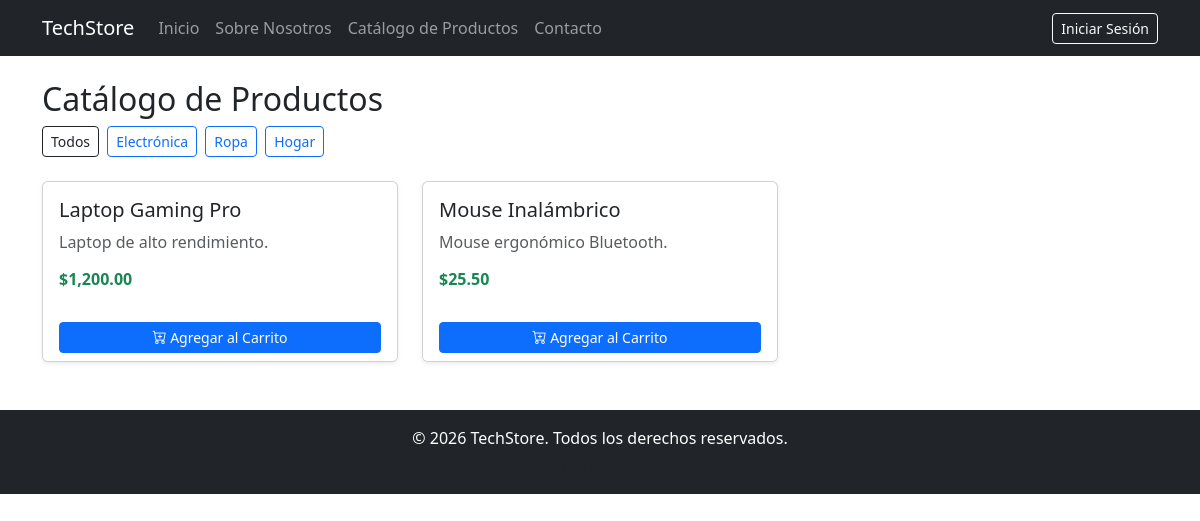
/catalogo.php, run on the app's committed database.
### tables this page shows
CREATE TABLE IF NOT EXISTS categorias (
    id INT AUTO_INCREMENT PRIMARY KEY,
    nombre VARCHAR(100) NOT NULL
);

CREATE TABLE IF NOT EXISTS productos (
    id INT AUTO_INCREMENT PRIMARY KEY,
    nombre VARCHAR(150) NOT NULL,
    precio DECIMAL(10, 2) NOT NULL,
    imagen VARCHAR(255) DEFAULT 'default.jpg',
    descripcion TEXT,
    categoria_id INT,
    FOREIGN KEY (categoria_id) REFERENCES categorias(id) ON DELETE SET NULL
);

### catalogo.php (the view, shortened to what this page needs)
<?php
require_once 'config/db.php';
$cat_stmt = $pdo->query("SELECT * FROM categorias");
$categorias = $cat_stmt->fetchAll();
$categoria_id = isset($_GET['cat']) ? (int)$_GET['cat'] : 0;
if ($categoria_id > 0) {
    $prod_stmt = $pdo->prepare("SELECT * FROM productos WHERE categoria_id = ?");
    $prod_stmt->execute([$categoria_id]);
} else {
    $prod_stmt = $pdo->query("SELECT * FROM productos");
}
$productos = $prod_stmt->fetchAll();
include 'includes/header.php';
?>
<h2>Catálogo de Productos</h2>
<div class="mb-4">
    <a href="catalogo.php" class="btn btn-outline-dark btn-sm me-1">Todos</a>
    <?php foreach ($categorias as $cat): ?>
        <a href="catalogo.php?cat=<?= $cat['id'] ?>" class="btn btn-outline-primary btn-sm me-1">
            <?= htmlspecialchars($cat['nombre']) ?>
        </a>
    <?php endforeach; ?>
</div>
<div class="row">
    <?php foreach ($productos as $prod): ?>
        <div class="col-md-4 mb-4">
            <div class="card h-100 shadow-sm">
                <div class="card-body">
                    <h5 class="card-title"><?= htmlspecialchars($prod['nombre']) ?></h5>
                    <p class="card-text text-muted"><?= htmlspecialchars($prod['descripcion']) ?></p>
                    <h6 class="text-success fw-bold">$<?= number_format($prod['precio'], 2) ?></h6>
                </div>
                <div class="card-footer bg-white border-0">
                    <form action="agregar_carrito.php" method="POST">
                        <button type="submit" class="btn btn-sm btn-primary w-100">
                            <i class="bi bi-cart-plus"></i> Agregar al Carrito
                        </button>
                    </form>
                </div>
            </div>
        </div>
    <?php endforeach; ?>
</div>
<?php include 'includes/footer.php'; ?>

### includes/header.php (shortened to what this page needs)
<!DOCTYPE html>
<html lang="es">
<head>
    <link href="https://cdn.jsdelivr.net/npm/bootstrap@5.3.0/dist/css/bootstrap.min.css" rel="stylesheet">
    <link rel="stylesheet" href="https://cdn.jsdelivr.net/npm/bootstrap-icons@1.11.0/font/bootstrap-icons.css">
</head>
<body>
<nav class="navbar navbar-expand-lg navbar-dark bg-dark">
  <div class="container">
    <a class="navbar-brand" href="index.php">TechStore</a>
    <div class="collapse navbar-collapse" id="navbarNav">
      <ul class="navbar-nav me-auto">
        <li class="nav-item"><a class="nav-link" href="index.php">Inicio</a></li>
        <li class="nav-item"><a class="nav-link" href="nosotros.php">Sobre Nosotros</a></li>
        <li class="nav-item"><a class="nav-link" href="catalogo.php">Catálogo de Productos</a></li>
        <li class="nav-item"><a class="nav-link" href="contacto.php">Contacto</a></li>
      </ul>
      <ul class="navbar-nav">
        <?php if (isset($_SESSION['user_id'])): ?>
            <li class="nav-item me-2">
                <span class="navbar-text text-light me-2">
                   Hola, <?= htmlspecialchars($_SESSION['user_nombre']) ?> (<?= $_SESSION['user_rol'] ?>)
                </span>
            </li>
            <li class="nav-item">
                <a class="btn btn-outline-success btn-sm me-2" href="ver_carrito.php">
                   🛒 Carrito (<?= isset($_SESSION['carrito']) ? count($_SESSION['carrito']) : 0 ?>)
                </a>
            </li>
            <li class="nav-item"><a class="btn btn-outline-danger btn-sm" href="logout.php">Salir</a></li>
        <?php else: ?>
            <li class="nav-item"><a class="btn btn-outline-light btn-sm" href="login.php">Iniciar Sesión</a></li>
        <?php endif; ?>
      </ul>
    </div>
  </div>
</nav>
<main class="container my-4">

### includes/footer.php (shortened to what this page needs)
</main>
<footer class="bg-dark text-white text-center py-3 mt-auto">
    <div class="container">
        <p class="mb-1">&copy; <?= date('Y') ?> TechStore. Todos los derechos reservados.</p>
        <small class="text-muted">Desarrollo Web - Sprint 2</small>
    </div>
</footer>
</body>
</html>

### data on the page
categorias: nombre "Electrónica"
categorias: nombre "Ropa"
categorias: nombre "Hogar"
productos: nombre "Laptop Gaming Pro", descripcion "Laptop de alto rendimiento.", precio "1,200.00"
productos: nombre "Mouse Inalámbrico", descripcion "Mouse ergonómico Bluetooth.", precio "25.50"
